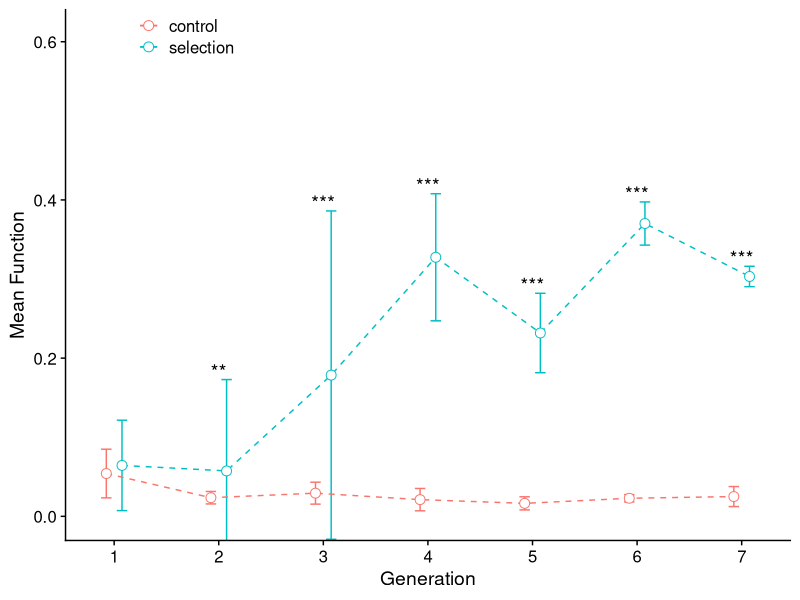
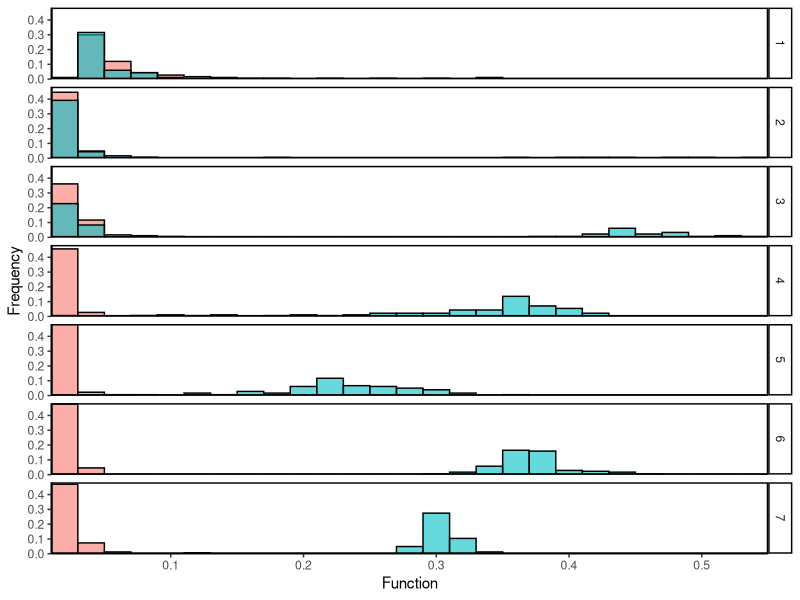
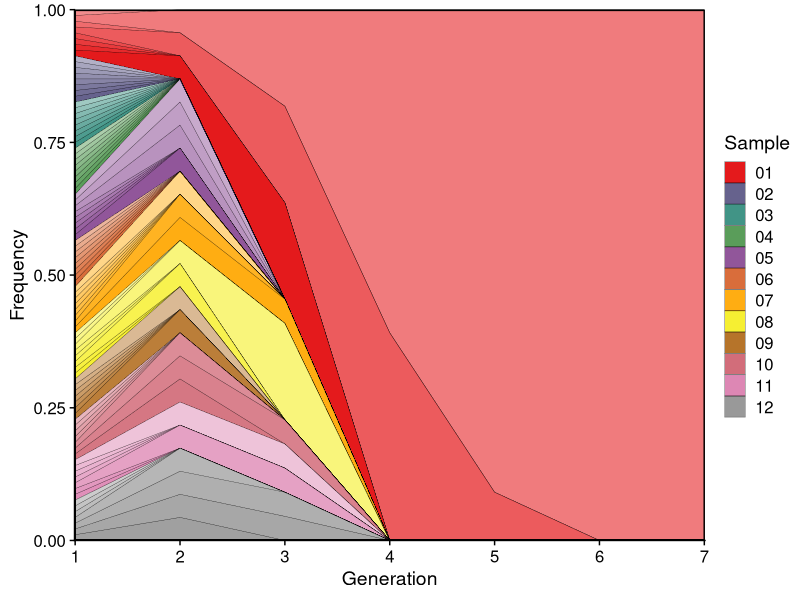
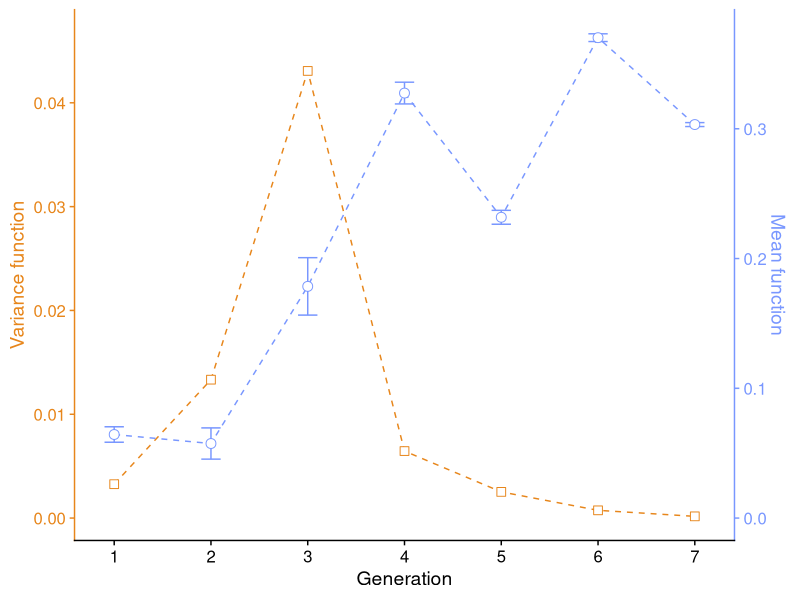

Reproduce these figures in R, in order. (Note: this script raises an error after producing the figures.)
#' This script makes figure from the farmer E coli

library(tidyverse)
library(data.table)
library(cowplot)

df_farmer_func <- fread("../data/temp/df_farmer_func.txt") %>% as_tibble
df_farmer_func_mean <- fread("../data/temp/df_farmer_func_mean.txt") %>% as_tibble
df_farmer_func_mean_star <- fread("../data/temp/df_farmer_func_mean_star.txt") %>% as_tibble
df_farmer_func_max <- fread("../data/temp/df_farmer_func_max.txt") %>% as_tibble
df_farmer_func_max_star <- fread("../data/temp/df_farmer_func_max_star.txt") %>% as_tibble
df_muller <- fread("../data/temp/df_muller.txt") %>% as_tibble()
df_farmer_heritability <- fread("../data/temp/df_farmer_heritability.txt")
df_farmer_heritability_stat_collapsed <- fread("../data/temp/df_farmer_heritability_stat_collapsed.txt")

# Panel A. Cartoon
p_cartoon <- ggdraw() + draw_image("../data/experimental_scheme/Figure2A.png")


# Panel B. Mean function
p_B <- df_farmer_func_mean %>%
    ggplot(aes(x = Transfer, y = MeanCommunityFunction, color = Experiment, group = Experiment)) +
    geom_errorbar(aes(x=Transfer, ymin = MeanCommunityFunction-SdCommunityFunction,
                      ymax = MeanCommunityFunction+SdCommunityFunction),
                  width = .2, position = position_dodge(0.3)) +
    geom_line(linetype = 2,position = position_dodge(0.3)) +
    geom_point(shape = 21, fill = "white", size = 3, position = position_dodge(0.3)) +
    # Add asterisk
    geom_text(data = df_farmer_func_mean_star, inherit.aes = F, aes(x = Transfer, y = AsteriskLocation, label = Asterisk), size = 5, color = "black") +
    coord_cartesian(ylim=c(0, 0.61)) +
    scale_x_continuous(breaks = 1:7) +
    scale_color_discrete(labels = c("control", "selection")) +
    theme_cowplot() +
    theme(legend.position = c(0.1, 0.95), legend.title = element_blank()) +
    labs(x = "Generation", y = "Mean Function")


# Panel C. Maximum function
p_C <- df_farmer_func_max %>%
    ggplot(aes(x = Transfer, y = MeanFunction, color = Experiment, group = Experiment)) +
    geom_errorbar(aes(x=Transfer, ymin = MeanFunction-SeFunction, ymax = MeanFunction+SeFunction),
                  width = .2, position = position_dodge(0.3)) +
    geom_line(linetype = 2, position = position_dodge(0.3)) +
    geom_point(shape = 24, fill = "white", size = 3, position = position_dodge(0.3)) +
    # Add asterisk
    geom_text(data = df_farmer_func_max_star, inherit.aes = F, aes(x = Transfer, y = AsteriskLocation, label = Asterisk), size = 5, color = "black") +
    scale_x_continuous(breaks = 1:7) +
    coord_cartesian(ylim=c(0, 0.61)) +
    theme_cowplot() +
    theme(legend.position = "none", legend.title = element_blank()) +
    labs(x = "Generation", y = "Maximum function")

# Panel D. Histogram
p_D <- df_farmer_func %>%
    ggplot() +
    geom_histogram(aes(x = MeanFunction, y=(..count..)/tapply(..count..,..PANEL..,sum)[..PANEL..], fill = Experiment),
                   color = 1, alpha = 0.6, binwidth = 0.02, position = position_identity()) +
    scale_x_continuous(expand = c(0,0)) +
    scale_y_continuous(expand = c(0,0)) +
    scale_fill_discrete(labels = c("control", "selection")) +
    facet_grid(Transfer~.,
               labeller = labeller(Transfer = paste0(1:7) %>% setNames(1:7))) +
    theme_classic() +
    theme(legend.position ="none", legend.title = element_blank(),
          legend.background = element_blank(),
          strip.background = element_rect(fill = "NA", color = 1)) +
    labs(x = "Function", y = "Frequency") +
    panel_border(color = "black")

# Panel E. Heritability
p_E <- df_farmer_heritability %>%
    ggplot(aes(x = ParentFunction, y = OffspringFunction, color = Origin, shape = Origin)) +
    geom_abline(size = .5, linetype = 2, color = "grey", slope = df_farmer_heritability_stat_collapsed$estimate[2], intercept = df_farmer_heritability_stat_collapsed$estimate[1]) +
    geom_errorbar(size = .1, aes(ymin = OffspringFunction-OffspringFunctionSe, ymax = OffspringFunction+OffspringFunctionSe)) +
    geom_errorbarh(size = .1, aes(xmin = ParentFunction-ParentFunctionSe, xmax = ParentFunction+ParentFunctionSe)) +
    geom_point(fill = "white") +
    scale_color_manual(values = c("black", "#F3949B", "#E4211D")) +
    scale_shape_manual(values = c(21, 24, 22)) +
    theme_cowplot() +
    theme(panel.grid = element_blank(), legend.position = "none") +
    labs(x = "Parent Function", y = "Offspring Function")


# Panel F. Muller diagram
getPalette = colorRampPalette(RColorBrewer::brewer.pal(9, "Set1"))
p_F <- df_muller %>%
    extract(col = Community, into = c("Replicate", "Sample"), regex = "(\\w)(\\d+)", remove = F) %>%
    extract(col = Transfer, into = "Transfer", regex = "T(\\d+)", remove = T) %>%
    mutate(Transfer = as.numeric(Transfer)) %>%
    ggplot(aes(x = Transfer, y = Frequency, fill = Sample, alpha = Replicate)) +
    geom_area(color = "black", size = .1) +
    scale_x_continuous(expand = c(0,0)) +
    scale_y_continuous(expand = c(0,0)) +
    scale_fill_manual(values =  getPalette(12)) +
    scale_alpha_manual(values = seq(0.5, 1, length.out = 8)) +
    theme_cowplot() +
    theme(legend.position = "right") +
    guides(alpha = F) +
    panel_border(color = "black") +
    labs(x = "Generation", y = "Frequency")

# Panel G. Varirance versus mean
df_farmer_func_var <- df_farmer_func %>%
    select(Transfer, Experiment, Media, CommunityFunction = MeanFunction) %>%
    group_by(Transfer, Experiment) %>%
    summarize(VarCommunityFunction = var(CommunityFunction), MeanCommunityFunction = mean(CommunityFunction), SdCommunityFunction = sd(CommunityFunction), SeCommunityFunction = SdCommunityFunction/sqrt(n())) %>%
    filter(Experiment == "expt")

ylim.prim <- c(0, 0.05)   # in this example, var
ylim.sec <- c(0, 0.4)    # in this example, mean
b <- diff(ylim.prim)/diff(ylim.sec)
a <- b*(ylim.prim[1] - ylim.sec[1])
mycolors = c(left = "#E7861B", right = "#7997FF") # #00BFC4

p_G <- df_farmer_func_var %>%
    ggplot(aes(x = Transfer)) +
    # Var, primary axis
    geom_line(aes(y = VarCommunityFunction, group = Experiment), linetype = 2, color = mycolors["left"]) +
    geom_point(aes(y = VarCommunityFunction, group = Experiment), shape = 22, fill = "white", size = 3, color = mycolors["left"]) +
    # Mean, secondary axis
    geom_errorbar(aes(x=Transfer, ymin = a + b * (MeanCommunityFunction-SeCommunityFunction),
                      ymax = a + b * (MeanCommunityFunction+SeCommunityFunction)),
                  width = .2, position = position_dodge(0.01), color = mycolors["right"]) +
    geom_line(aes(y = a + b * MeanCommunityFunction, group = Experiment), linetype = 2, color = mycolors["right"]) +
    geom_point(aes(y = a + b * MeanCommunityFunction, group = Experiment), shape = 21, fill = "white", size = 3, color = mycolors["right"]) +
    scale_x_continuous(breaks = 1:7) +
    scale_y_continuous("Variance function", sec.axis = sec_axis(~ (. - a)/b, name = "Mean function")) +
    theme_cowplot() +
    theme(legend.position = "top", legend.title = element_blank(),
          axis.title.y = element_text(color = mycolors["left"]),
          axis.text.y = element_text(color = mycolors["left"]),
          axis.line.y = element_line(color = mycolors["left"]),
          axis.ticks.y = element_line(color = mycolors["left"]),
          axis.title.y.right = element_text(color = mycolors["right"]),
          axis.text.y.right = element_text(color = mycolors["right"]),
          axis.line.y.right = element_line(color = mycolors["right"]),
          axis.ticks.y.right = element_line(color = mycolors["right"])
    ) +
    labs(x = "Generation")



# Put together panels
p_BC <- plot_grid(plotlist = list(p_B, p_C), nrow = 1, labels = c("B", "C"), align = "hv", greedy = T)
p_EFG <- plot_grid(plotlist = list(p_E, p_F, p_G), nrow = 1, labels = c("E", "F", "G"), rel_widths = c(2.5,3,2.5))
p_left_column <- plot_grid(plotlist = list(p_cartoon, NULL, p_BC, NULL, p_EFG), ncol = 1, labels = c("A", "", ""), rel_heights = c(3.5, 0.3, 3, 0.5, 3))
p <- plot_grid(p_left_column, p_D, ncol = 2, labels = c("", "D"), rel_widths = c(5, 1.5))

ggsave("../figure/Fig2.png", plot = p, width = 14, height = 10)
ggsave("../figure/Fig2.pdf", plot = p, width = 14, height = 10)
